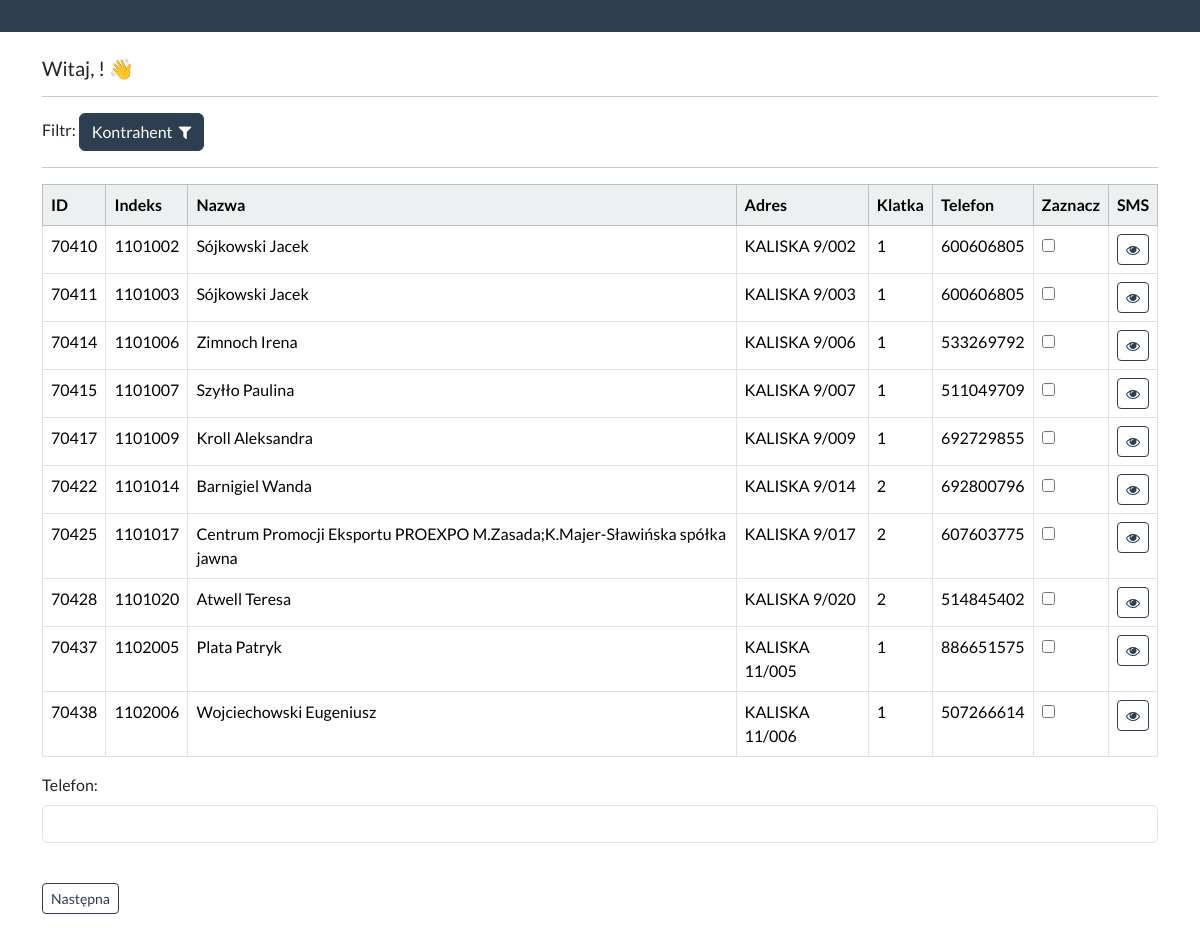
Page /sms/dashboard_sms_kontrahent on the committed database.
### telefony/models.py (models this page shows, shortened)
class Mieszkaniec(models.Model):
    data_utworzenia = models.CharField(max_length=15, blank=True)
    indeks = models.CharField(max_length=7, blank=True)
    nazwa = models.CharField(max_length=255, blank=True)
    adres = models.CharField(max_length=255, blank=True)
    klatka = models.CharField(max_length=2, blank=True)
    telefon = models.CharField(max_length=20, blank=True)
    telefon2 = models.CharField(max_length=20, blank=True)
    telefon3 = models.CharField(max_length=20, blank=True)
    symbol_budynku = models.CharField(max_length=4, blank=True)
    tak = "tak"
    nie = "nie"
    zgoda_wybor = [
        (tak, "tak"),
        (nie, "nie")
    ]
    zgoda = models.CharField(
        max_length=3,
        choices=zgoda_wybor,
        default=tak,
    )
    ce = "CE"
    nw = "NW"
    ns = "NS"
    administracja_wybor = [
        (ns, "NS"),
        (nw, "NW"),
        (ce, "CE")
    ]
    administracja = models.CharField(
        max_length=2,
        choices=administracja_wybor,
        default=ce,
    )
    content = models.TextField(max_length=160, blank=True, null=True)
    phone = models.TextField(blank=True, null=True)

### sms/views.py (the view, shortened to what this page needs)
# urls.py: path("dashboard_sms_kontrahent", views.dashboard_sms_kontrahent,
def dashboard_sms_kontrahent(request):
	my_records = Mieszkaniec.objects.filter(zgoda__contains="tak")
	p = Paginator(my_records, 10)
	page = request.GET.get("page")
	my_record = p.get_page(page)
	return render(request, "dashboard-sms-kontrahent.html",
				  {"records": my_records, "my_record": my_record})

### sms/templates/dashboard-sms-kontrahent.html (shortened to what this page needs)
{% extends 'base-sms-kontrahent.html' %}
{% block content %}
    <h5> Witaj, {{ user.first_name }} {{ user.last_name }}! 👋 </h5>
    <hr>
    Filtr:
    <a class="btn btn-primary" href="{% url 'dashboard-sms-kontrahent' %}">Kontrahent &nbsp;<i
            class="fa fa-filter"
            aria-hidden="true"></i> </a>
    <hr>
    <form id="smsForm" method="POST" autocomplete="off">
        <table class="table  table-bordered" id="sample_data">
            <thead class="table-light">
            <tr>
                <th scope="col"> ID</th>
                <th scope="col"> Indeks</th>
                <th scope="col"> Nazwa</th>
                <th scope="col"> Adres</th>
                <th scope="col"> Klatka</th>
                <th scope="col"> Telefon</th>
                <th scope="col"> Zaznacz</th>
                <th scope="col"> SMS</th>
            </tr>
            </thead>
            <tbody>
            {% if my_record %}
                {% for record in my_record %}
                    <tr>
                        <td> {{ record.id }} </td>
                        <td> {{ record.indeks }} </td>
                        <td> {{ record.nazwa }}</td>
                        <td> {{ record.adres }} </td>
                        <td> {{ record.klatka }} </td>
                        <td> {{ record.telefon }} </td>
                        <td><input type="checkbox" name="record_ids" value="{{ record.id }}" data-phone="{{ record.telefon }}"></td>
                        <td><a class="btn btn-outline-primary btn-sm" href="{% url 'sms-view' record.id %}">
                            <i class="fa fa-eye" aria-hidden="true"></i> </a></td>
                    </tr>
                {% endfor %}
            {% endif %}
            </tbody>
        </table>
        <div class="mb-3">
            <label for="phone" class="form-label">Telefon:</label>
            <input type="text" class="form-control" id="phone" name="phone" placeholder="" maxlength="9" autocomplete="off">
        </div>
    </form>
    <br>
    <nav aria-label="Page navigation example">
        <ul class="pagination">
            {% if my_record.has_next %}
                <a class="btn btn-outline-primary btn-sm" href="?page={{ my_record.next_page_number }}">Następna</a>
            {% endif %}
        </ul>
    </nav>
{% endblock %}

### rows in the picture
Mieszkaniec: id "70410", indeks "1101002", nazwa "Sójkowski Jacek", adres "KALISKA 9/002", klatka "1", telefon "600606805"
Mieszkaniec: id "70411", indeks "1101003", nazwa "Sójkowski Jacek", adres "KALISKA 9/003", klatka "1", telefon "600606805"
Mieszkaniec: id "70414", indeks "1101006", nazwa "Zimnoch Irena", adres "KALISKA 9/006", klatka "1", telefon "533269792"
Mieszkaniec: id "70415", indeks "1101007", nazwa "Szyłło Paulina", adres "KALISKA 9/007", klatka "1", telefon "511049709"
Mieszkaniec: id "70417", indeks "1101009", nazwa "Kroll Aleksandra", adres "KALISKA 9/009", klatka "1", telefon "692729855"
Mieszkaniec: id "70422", indeks "1101014", nazwa "Barnigiel Wanda", adres "KALISKA 9/014", klatka "2", telefon "692800796"
Mieszkaniec: id "70425", indeks "1101017", nazwa "Centrum Promocji Eksportu PROEXPO M.Zasada;K.Majer-Sławińska spółka jawna", adres "KALISKA 9/017", klatka "2", telefon "607603775"
Mieszkaniec: id "70428", indeks "1101020", nazwa "Atwell Teresa", adres "KALISKA 9/020", klatka "2", telefon "514845402"
Mieszkaniec: id "70437", indeks "1102005", nazwa "Plata Patryk", adres "KALISKA 11/005", klatka "1", telefon "886651575"
Mieszkaniec: id "70438", indeks "1102006", nazwa "Wojciechowski Eugeniusz", adres "KALISKA 11/006", klatka "1", telefon "507266614"
